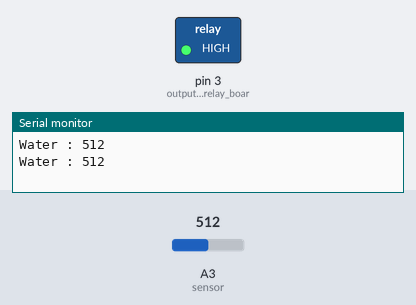
A sketch run on a simulated Arduino Uno, built with avr-gcc and run on an emulated ATmega328P. On the bench: switched loads named in the sketch (green lamp = pin HIGH), the last lines printed to the serial monitor. The inputs (shaded band) are chosen by the test bench; at power-on: A3 (sensor) = 512.

Above: at 1.8 s.
1.9 s: A3 (sensor) set to 691
3.4 s: A3 (sensor) set to 714
At 5.2 s:
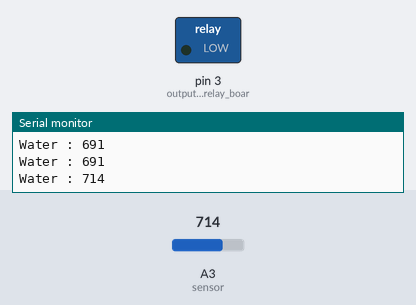
Timing chart, 0 to 6.7 s (numbered marks = the images above; inputs shaded):
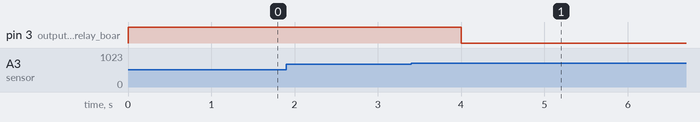

Measured:
- the behaviour switches between 699 and 700 on A3 (sensor) (found by bisection; images 0 and 1)
- after the input at 3.4 s, pin 3 (output_pin_for_relay_boar): HIGH → LOW after 0.60 s

The sketch:

Automatic_Plant_Watering_System.ino
```cpp
//
//int water; //random variable
//void setup() {
//  pinMode(3,OUTPUT); //output pin for relay board, this will sent signal to the relay
//  pinMode(6,INPUT); //input pin coming from soil sensor
//  Serial.begin(19200);
//}
//
//void loop() {
//  water = digitalRead(6);  // reading the coming signal from the soil sensor
//  Serial.print("Water : ");
//  Serial.println(water);
//
//  if (water<300){
//    digitalWrite(4,HIGH);
//    Serial.print("Heavy");
//  } else{
//    digitalWrite(4,LOW);
//  }
//}


int water; //random variable
void setup() {
  pinMode(3,OUTPUT); //output pin for relay board, this will sent signal to the relay
  Serial.begin(19200);
}

void loop() {

  water = analogRead(A3);  // reading the coming signal from the soil sensor
  Serial.print("Water : ");
  Serial.println(water);
  if(water >= 700) // if water level is full then cut the relay
  {
  digitalWrite(3,LOW); // low is to turn on the relay
  delay(10000); // wait for 10 seconds before turning off the relay
  digitalWrite(3,HIGH); //high to turn off the relay

  }
  else
  {
  digitalWrite(3,HIGH); //high to continue proving signal and water supply
  }
  delay(1000);
}
```
